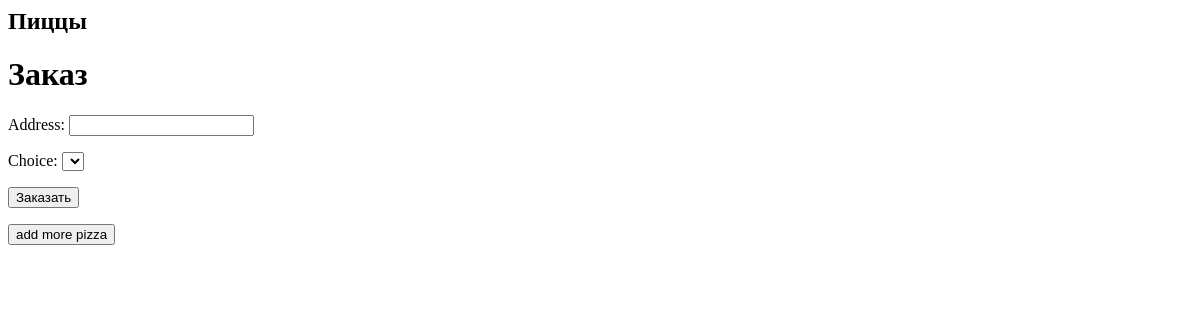
The page /createorder on the database as committed earlier.
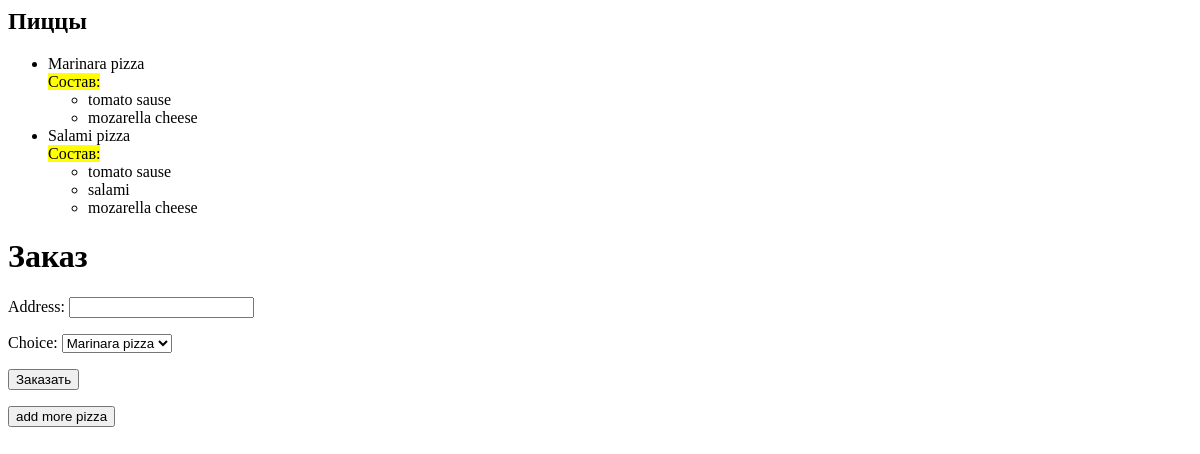
The same page on the database as committed later.
### pizza/models.py (models this page shows, shortened)
class PizzaModel(models.Model):
    name = models.CharField(max_length=50)
    toppings = models.ManyToManyField(ToppingModel, verbose_name='toppings')
    class Meta:
        verbose_name = 'My pizza'
        verbose_name_plural = 'Pizza recipes'

class ToppingModel(models.Model):
    name = models.CharField(max_length=50)
    class Meta:
        verbose_name = 'Toppings uwu'
        verbose_name_plural = 'Toppingssssssss'
    def __str__(self):
        return self.name

### order/views.py (the view, shortened to what this page needs)
# urls.py: path('createorder', create_order, name='createorder'),
def create_order(request, *args, **kwargs):
    pizzas = PizzaModel.objects.all()
    order_form = CreateForm(request.POST or None)
    print(order_form.data)
    context = {
        'pizzas': pizzas,
        'order_form': order_form
    }
    return render(request, 'order/create_order.html', context)

### order/forms.py
class CreateForm(forms.Form):
    PIZZAS = [
        (f'{p.id}', f'{p.name}') for p in PizzaModel.objects.all()
    ]
    address = forms.CharField()
    choice = forms.ChoiceField(choices=PIZZAS, widget=forms.Select(attrs={'class': 'pizzas'}))

### templates/order/create_order.html (shortened to what this page needs)
<h2>Пиццы</h2>
<ul>
{% for pizza in pizzas %}
    <li>{{ pizza.name }}</li>
    <div>
        <mark>Состав:</mark>
    </div>
    <ul>
        {% for ingridient in pizza.toppings.all %}
            <li>{{ ingridient }}</li>
        {% endfor %}
    </ul>
{% endfor %}
</ul>
<h1>Заказ</h1>
<form action="" method="post" class="form">
    {{ order_form.as_p }}
    <input type="submit" class="order" value="Заказать">
</form>
<button class="more">add more pizza</button>

Rows that differ between the two databases and show on the page:
added PizzaModel: name "Marinara pizza"
added ToppingModel: name "tomato sause"
added ToppingModel: name "mozarella cheese"
added PizzaModel: name "Salami pizza"
added ToppingModel: name "salami", shown under "Salami pizza"
Other text that changed with them:
form field choice: (not shown) → "Marinara pizza"
